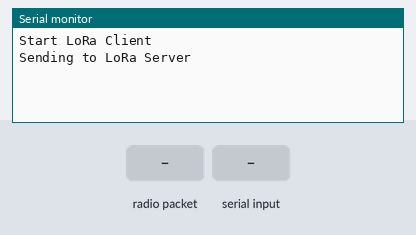
Bench run of a sketch on a simulated Arduino Mega 2560, built with avr-gcc and run on an emulated ATmega2560. Parts: the last lines printed to the serial monitor. The inputs (shaded band) are chosen by the test bench. No radio packets arrive unless stated.

Above: at 1.2 s.
1.3 s: radio packet "1" arrives
At 1.7 s:
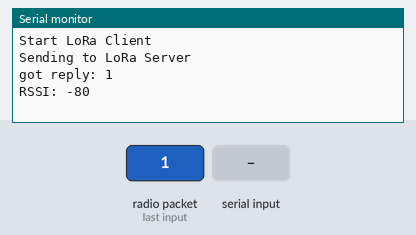
2.8 s: "1" received over the second serial link
At 4.9 s:
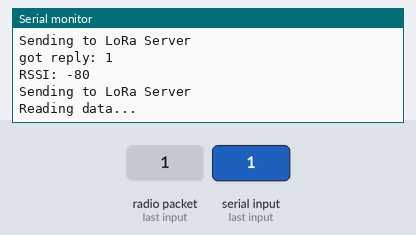
5.3 s: radio packet "0" arrives
At 6.2 s:
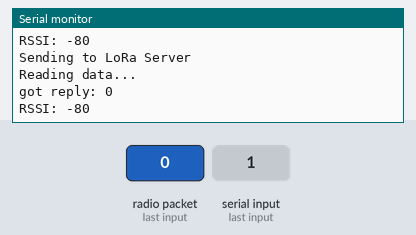

Measured:
- after the input at 1.3 s, the serial monitor: prints a new line at once (image 1)
- after the input at 2.8 s, the serial monitor: prints a new line after 1.0 s (image 2)
- after the input at 5.3 s, the serial monitor: prints a new line at once (image 3)

The sketch:

mod_client.ino.ino
```cpp
/*
  LoRa Simple Client for Arduino :
  Support Devices: LoRa Shield + Arduino

  Example sketch showing how to create a simple messageing client,
  with the RH_RF95 class. RH_RF95 class does not provide for addressing or
  reliability, so you should only use RH_RF95 if you do not need the higher
  level messaging abilities.

  It is designed to work with the other example LoRa Simple Server
  User need to use the modified RadioHead library from:
  https://github.com/dragino/RadioHead

  modified 16 11 2016
  by Edwin Chen <support@dragino.com>
  Dragino Technology Co., Limited
*/

#include <SPI.h>
#include <RH_RF95.h>

// Singleton instance of the radio driver
RH_RF95 rf95;
float frequency = 915.0;
uint8_t data[12];
uint8_t def[] = "Null";
int count = 0;

void setup() {
  Serial.begin(115200);
  Serial1.begin(115200);
  while (!Serial && !Serial1) {
  } // Wait for serial port to be available
  Serial.println("Start LoRa Client");
  if (!rf95.init()) {
    Serial.println("init failed");
  }
  // Setup ISM frequency
  rf95.setFrequency(frequency);
  // Setup Power,dBm
  rf95.setTxPower(13);

  // Setup Spreading Factor (6 ~ 12)
  rf95.setSpreadingFactor(7);

  // Setup BandWidth, option: 7800,10400,15600,20800,31200,41700,62500,125000,250000,500000
  //Lower BandWidth for longer distance.
  rf95.setSignalBandwidth(125000);

  // Setup Coding Rate:5(4/5),6(4/6),7(4/7),8(4/8)
  rf95.setCodingRate4(5);
}

void loop() {
  Serial.println("Sending to LoRa Server");
  // Send a message to LoRa Server
  if (SerialEvent()) {
    Serial.println("Reading data...");
  }
  else if (!SerialEvent() && count > 0) {
    count = 0;
    rf95.send(data, sizeof(data));
    rf95.waitPacketSent();
  }
  else {
    rf95.send(def, sizeof(def));
    rf95.waitPacketSent();
  }
  Wait();
}
void Wait () {
  // Now wait for a reply
  uint8_t buf[RH_RF95_MAX_MESSAGE_LEN];
  uint8_t len = sizeof(buf);

  if (rf95.waitAvailableTimeout(3000)) {
    // Should be a reply message for us now
    if (rf95.recv(buf, &len)) {
      Serial.print("got reply: ");
      Serial.println((char*)buf);
      Serial.print("RSSI: ");
      Serial.println(rf95.lastRssi(), DEC);
    }
    else {
      Serial.println("recv failed");
    }
  }
  else {
    Serial.println("No reply, is LoRa server running?");
  }
  delay(2500);
}

bool SerialEvent() {
  if (Serial1.available() && count < sizeof(data)) {
    data[count] = Serial1.read();
    count ++;
    return true;
  }
  else {
    return false;
  }
}
```
